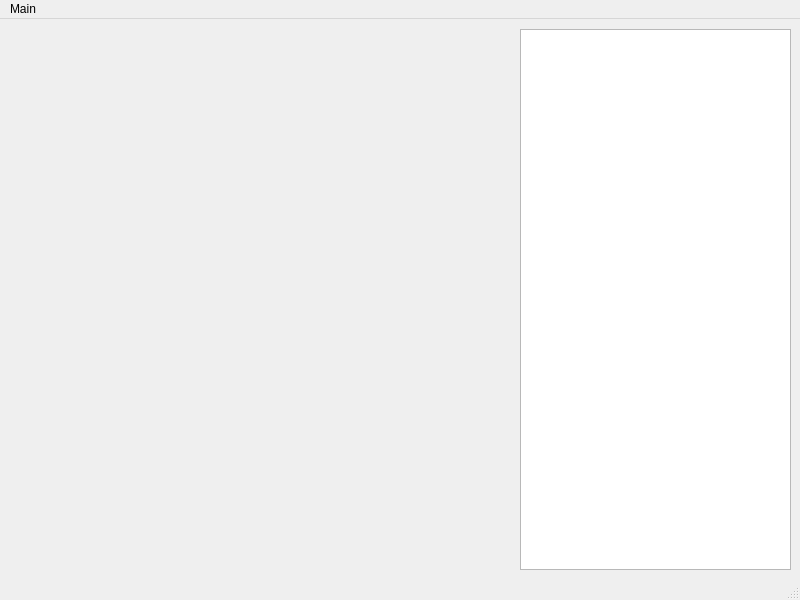
<?xml version="1.0" encoding="UTF-8"?>
<ui version="4.0">
 <class>MainWindow</class>
 <widget class="QMainWindow" name="MainWindow">
  <property name="geometry">
   <rect>
    <x>0</x>
    <y>0</y>
    <width>800</width>
    <height>600</height>
   </rect>
  </property>
  <property name="windowTitle">
   <string>MainWindow</string>
  </property>
  <widget class="QWidget" name="centralwidget">
   <widget class="QWidget" name="gridLayoutWidget">
    <property name="geometry">
     <rect>
      <x>520</x>
      <y>10</y>
      <width>271</width>
      <height>541</height>
     </rect>
    </property>
    <layout class="QGridLayout" name="gridLayout">
     <item row="0" column="0">
      <widget class="QTextBrowser" name="textBrowser"/>
     </item>
    </layout>
   </widget>
  </widget>
  <widget class="QMenuBar" name="menubar">
   <property name="geometry">
    <rect>
     <x>0</x>
     <y>0</y>
     <width>800</width>
     <height>22</height>
    </rect>
   </property>
   <widget class="QMenu" name="menuMain">
    <property name="title">
     <string>Main</string>
    </property>
   </widget>
   <addaction name="menuMain"/>
  </widget>
  <widget class="QStatusBar" name="statusbar"/>
 </widget>
 <resources/>
 <connections/>
</ui>
